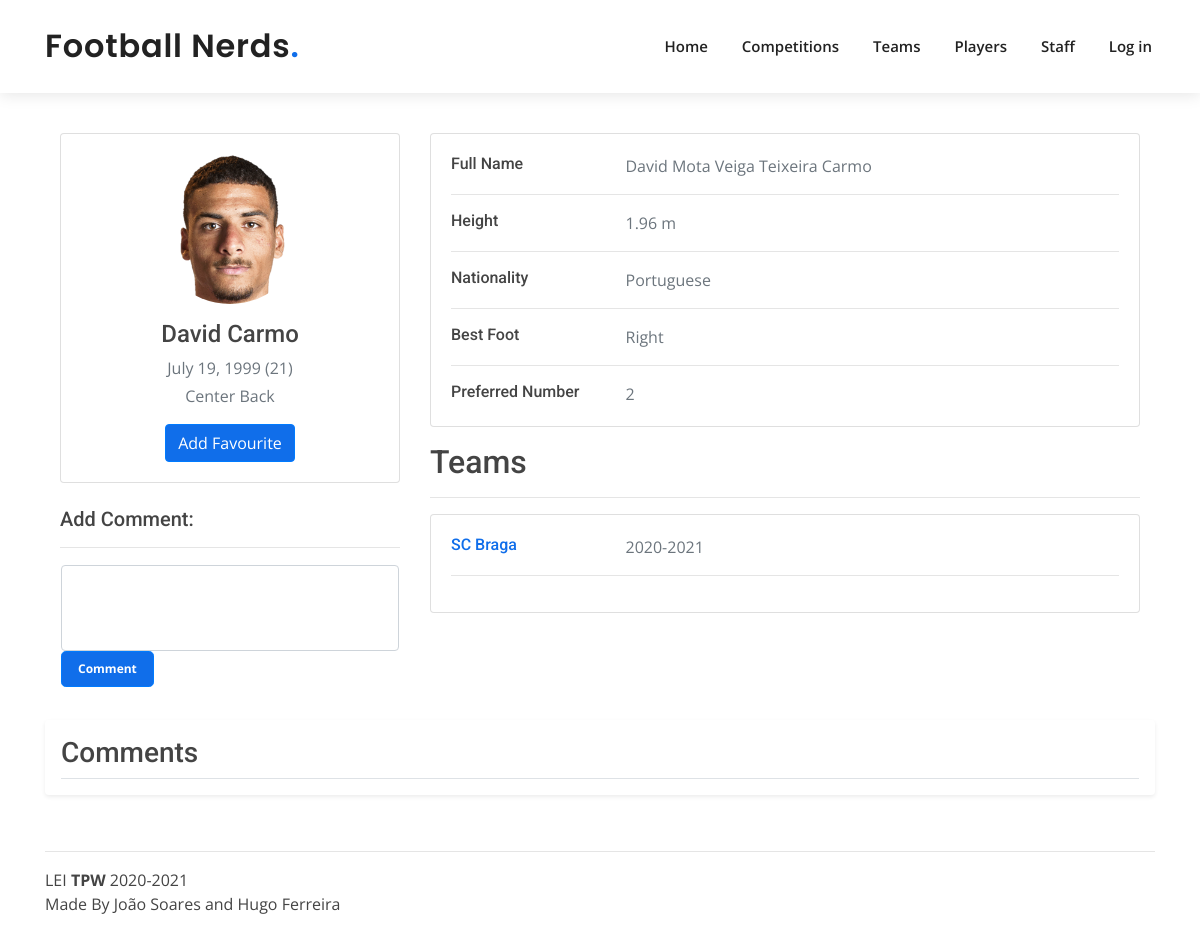
The app's page /players/26, older data.
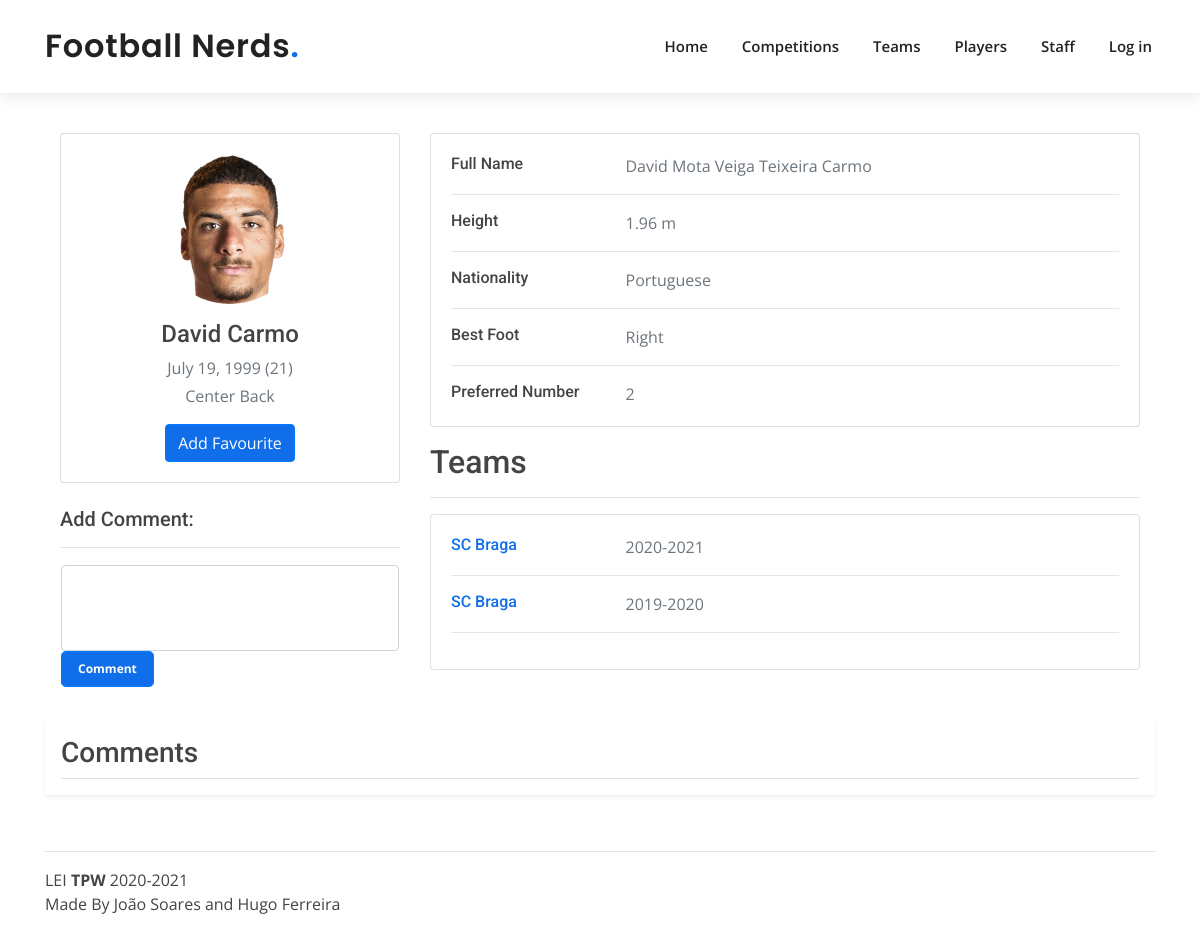
The same page, newer data.
### app/models.py (models this page shows, shortened)
class Team(models.Model):
    full_name = models.CharField(max_length=70)
    name = models.CharField(max_length=70)
    abreviated_name = models.CharField(max_length=4)
    founding_year = models.IntegerField()
    club_badge_img = models.ImageField(upload_to=teamdir, default="teams/default_club.png")
    city = models.CharField(max_length=20)
    country = models.CharField(max_length=20)
    players = models.ManyToManyField(Player, through='PlayerPlaysFor')
    formation = models.CharField(max_length=5, validators=[RegexValidator(
        regex='[0-9]{1}-[0-9]{1}-[0-9]{1}',
        message='Season must follow the format number-number-number',
        code='invalid_formation'
    )])

class PlayerPlaysFor(models.Model):
    player = models.ForeignKey(Player, on_delete=models.CASCADE)
    team = models.ForeignKey(Team, on_delete=models.CASCADE)
    season = models.CharField(max_length=9, validators=[RegexValidator(
        regex='[0-9]{4}-[0-9]{4}',
        message='Season must follow the format year-year',
        code='invalid_season'
    )])

### app/views.py (the view, shortened to what this page needs)
# urls.py: path('players/<int:id>', views.player_details, name='player_details'),
def player_details(request, id):
    if not request.user.is_authenticated:
        favouriteplayer = False
        deleteeditbbt = False
    try:
        t_parms = {
            'player': Player.objects.get(id=id),
            'teams': set(Team.objects.filter(playerplaysfor__player_id=id).distinct()),
            'season': PlayerPlaysFor.objects.filter(player_id=id),
            'comments': CommentPlayer.objects.filter(player_id=id),
            'age': int((datetime.date.today() - Player.objects.get(id=id).birthday).days / 365),
            'favouriteplayer': favouriteplayer,
            'formComment': MakeCommentForm(),
            'deleteeditbbt': deleteeditbbt
        }
        return render(request, 'player_details.html', t_parms)
    except:
        return error_render(request, 404, "Player not Found")

### app/forms.py
class MakeCommentForm(forms.Form):
    comment = forms.CharField(widget=forms.Textarea, label='Add Comment')
    fields = ('comment')
    def __init__(self, *args, **kwargs):
        super().__init__(*args, **kwargs)
        for myField in self.fields:
            self.fields[myField].widget.attrs['rows'] = 3
            self.fields[myField].widget.attrs['class'] = 'form-control'
            self.fields[myField].widget.attrs['style'] = 'resize:none'

### templates/player_details.html (shortened to what the changed rows need)
{% extends 'layout.html' %}
{% load static %}
{% block content %}
<div class="container" style="padding-top: 40px">
    <div class="main-body">
          <div class="row gutters-sm">
            <div class="col-md-8">
                    <h2>Teams</h2>
                    <div class="card mb-3">
                <div class="card-body">
                {% for team in teams %}
                    {% for sea in season %}
                    {% if sea.team.id == team.id %}
                    <div class="row">
                    <div class="col-sm-3">
                       <a href="{% url 'teams' %}{{ team.id }}"><h6 class="mb-0">{{ team.name}}</h6></a>
                    </div>
                    <div class="col-sm-9 text-secondary">
                        {{sea.season}}
                    </div>
                  </div>
                  <hr>
                        {% endif %}
                    {% endfor %}
                {% endfor %}
                </div>
                </div>
            </div>
            </div>
          </div>
        </div>
          </div>
{% endblock %}

Row changes from the older to the newer data that the page shows:
added PlayerPlaysFor: {{ team.name }} "SC Braga", season "2019-2020"
